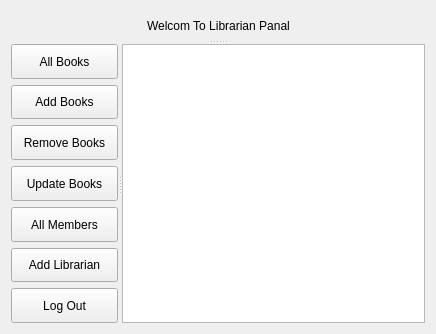
<?xml version="1.0" encoding="UTF-8"?>
<ui version="4.0">
 <class>Librarian_panal</class>
 <widget class="QWidget" name="Librarian_panal">
  <property name="geometry">
   <rect>
    <x>0</x>
    <y>0</y>
    <width>436</width>
    <height>334</height>
   </rect>
  </property>
  <property name="windowTitle">
   <string>Form</string>
  </property>
  <layout class="QVBoxLayout" name="verticalLayout_2">
   <item>
    <widget class="QSplitter" name="splitter_2">
     <property name="orientation">
      <enum>Qt::Orientation::Vertical</enum>
     </property>
     <widget class="QWidget" name="layoutWidget">
      <layout class="QHBoxLayout" name="horizontalLayout">
       <item>
        <spacer name="horizontalSpacer">
         <property name="orientation">
          <enum>Qt::Orientation::Horizontal</enum>
         </property>
         <property name="sizeHint" stdset="0">
          <size>
           <width>40</width>
           <height>20</height>
          </size>
         </property>
        </spacer>
       </item>
       <item>
        <widget class="QLabel" name="label">
         <property name="styleSheet">
          <string notr="true">font: 700 24pt &quot;Segoe UI&quot;;</string>
         </property>
         <property name="text">
          <string>Welcom To Librarian Panal</string>
         </property>
        </widget>
       </item>
       <item>
        <spacer name="horizontalSpacer_2">
         <property name="orientation">
          <enum>Qt::Orientation::Horizontal</enum>
         </property>
         <property name="sizeHint" stdset="0">
          <size>
           <width>40</width>
           <height>20</height>
          </size>
         </property>
        </spacer>
       </item>
      </layout>
     </widget>
     <widget class="QSplitter" name="splitter">
      <property name="orientation">
       <enum>Qt::Orientation::Horizontal</enum>
      </property>
      <widget class="QWidget" name="verticalLayoutWidget">
       <layout class="QVBoxLayout" name="verticalLayout">
        <item>
         <widget class="QPushButton" name="AllBook">
          <property name="sizePolicy">
           <sizepolicy hsizetype="Preferred" vsizetype="Preferred">
            <horstretch>0</horstretch>
            <verstretch>0</verstretch>
           </sizepolicy>
          </property>
          <property name="text">
           <string>All Books</string>
          </property>
         </widget>
        </item>
        <item>
         <widget class="QPushButton" name="AddBook">
          <property name="sizePolicy">
           <sizepolicy hsizetype="Preferred" vsizetype="Preferred">
            <horstretch>0</horstretch>
            <verstretch>0</verstretch>
           </sizepolicy>
          </property>
          <property name="text">
           <string>Add Books</string>
          </property>
         </widget>
        </item>
        <item>
         <widget class="QPushButton" name="RemoveBook">
          <property name="sizePolicy">
           <sizepolicy hsizetype="Preferred" vsizetype="Preferred">
            <horstretch>0</horstretch>
            <verstretch>0</verstretch>
           </sizepolicy>
          </property>
          <property name="text">
           <string>Remove Books</string>
          </property>
         </widget>
        </item>
        <item>
         <widget class="QPushButton" name="UpdateBook">
          <property name="sizePolicy">
           <sizepolicy hsizetype="Preferred" vsizetype="Preferred">
            <horstretch>0</horstretch>
            <verstretch>0</verstretch>
           </sizepolicy>
          </property>
          <property name="text">
           <string>Update Books</string>
          </property>
         </widget>
        </item>
        <item>
         <widget class="QPushButton" name="AllMembers">
          <property name="sizePolicy">
           <sizepolicy hsizetype="Preferred" vsizetype="Preferred">
            <horstretch>0</horstretch>
            <verstretch>0</verstretch>
           </sizepolicy>
          </property>
          <property name="text">
           <string>All Members</string>
          </property>
         </widget>
        </item>
        <item>
         <widget class="QPushButton" name="AddLibrarian">
          <property name="sizePolicy">
           <sizepolicy hsizetype="Preferred" vsizetype="Preferred">
            <horstretch>0</horstretch>
            <verstretch>0</verstretch>
           </sizepolicy>
          </property>
          <property name="text">
           <string>Add Librarian</string>
          </property>
         </widget>
        </item>
        <item>
         <widget class="QPushButton" name="LogOut">
          <property name="sizePolicy">
           <sizepolicy hsizetype="Preferred" vsizetype="Preferred">
            <horstretch>0</horstretch>
            <verstretch>0</verstretch>
           </sizepolicy>
          </property>
          <property name="text">
           <string>Log Out</string>
          </property>
         </widget>
        </item>
       </layout>
      </widget>
      <widget class="QTableView" name="tableView">
       <property name="styleSheet">
        <string notr="true">
font: 700 italic 12pt &quot;Segoe UI&quot;;</string>
       </property>
      </widget>
     </widget>
    </widget>
   </item>
  </layout>
 </widget>
 <resources/>
 <connections/>
</ui>
